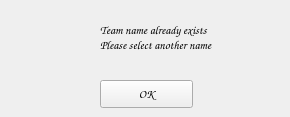
<?xml version="1.0" encoding="UTF-8"?>
<ui version="4.0">
 <class>Form</class>
 <widget class="QWidget" name="Form">
  <property name="geometry">
   <rect>
    <x>0</x>
    <y>0</y>
    <width>290</width>
    <height>117</height>
   </rect>
  </property>
  <property name="font">
   <font>
    <family>Comic Sans MS</family>
   </font>
  </property>
  <property name="windowTitle">
   <string>Error</string>
  </property>
  <widget class="QLabel" name="label1">
   <property name="geometry">
    <rect>
     <x>100</x>
     <y>20</y>
     <width>181</width>
     <height>36</height>
    </rect>
   </property>
   <property name="text">
    <string>Team name already exists&lt;br&gt;Please select another name</string>
   </property>
   <property name="scaledContents">
    <bool>false</bool>
   </property>
   <property name="wordWrap">
    <bool>false</bool>
   </property>
  </widget>
  <widget class="QPushButton" name="pushButton1">
   <property name="geometry">
    <rect>
     <x>100</x>
     <y>80</y>
     <width>93</width>
     <height>28</height>
    </rect>
   </property>
   <property name="text">
    <string>OK</string>
   </property>
  </widget>
  <widget class="QLabel" name="label2">
   <property name="geometry">
    <rect>
     <x>11</x>
     <y>11</y>
     <width>61</width>
     <height>61</height>
    </rect>
   </property>
   <property name="text">
    <string/>
   </property>
   <property name="pixmap">
    <pixmap>cancel.png</pixmap>
   </property>
   <property name="scaledContents">
    <bool>true</bool>
   </property>
  </widget>
 </widget>
 <resources/>
 <connections/>
</ui>
